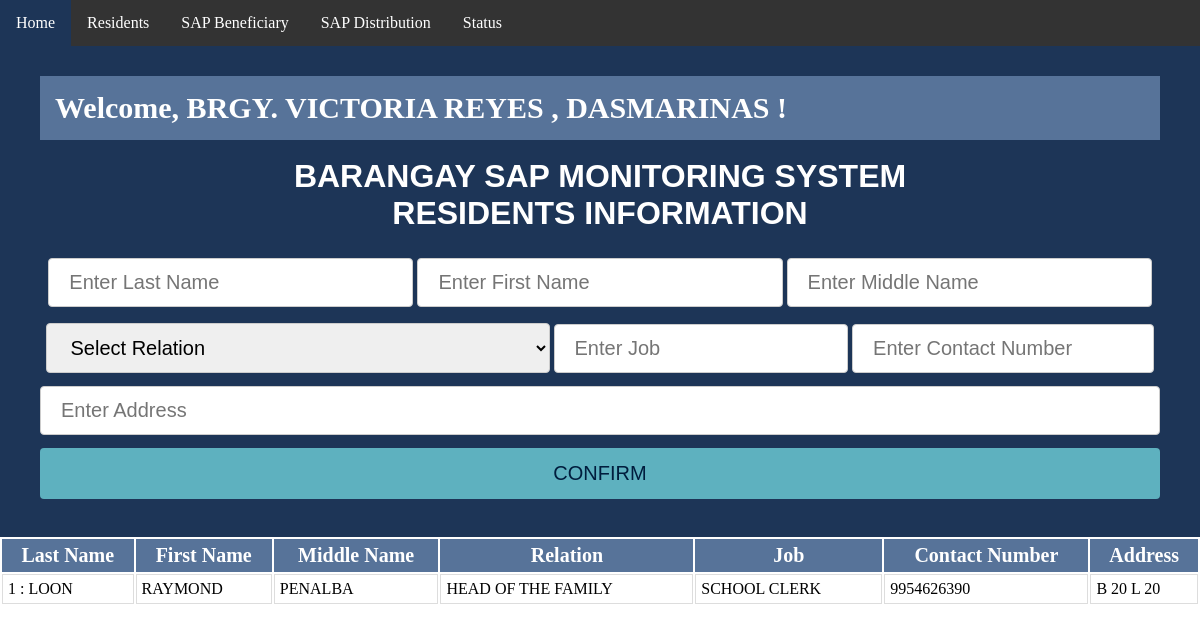
The page /MNList/1/ on the database its author committed.
### MNList/models.py (models this page shows)
class IBrgy(models.Model):
      mncplty = models.TextField(default='')
      bname = models.TextField(default='')
      bID = models.CharField(default='', max_length=6)
      class meta:
          db = "brgy"

class BResidents(models.Model):
      rlname = models.TextField(default='')
      rfname = models.TextField(default='')
      rmname = models.TextField(default='')
      rrelation = models.TextField(default='')
      rjob = models.TextField(default='')
      rnumber = models.IntegerField(default='')
      radd = models.TextField(default='')
      ibrgy = models.ForeignKey(IBrgy, default=None, on_delete=models.CASCADE)
      class meta:
          db = "residents"

### MNList/views.py (the view)
# urls.py: url(r'^MNList/(\d+)/$', views.view_ibrgy, name='view_ibrgy'),
def view_ibrgy(request, ibrgy_id):
   ibrgy_ = IBrgy.objects.get(id=ibrgy_id)
   return render(request, 'SInfo.html', {'ibrgy': ibrgy_})

### MNList/templates/SInfo.html (shortened to what this page needs)
<html>
<head>
</head>
<body>
{% extends 'base.html' %}
{% block content %}
	<div id="myDIV" class="header">
	<h3>
		 Welcome, BRGY. {{ibrgy.bname.upper}} , {{ibrgy.mncplty.upper}} !
		</h3>
		<br>
			<h1>BARANGAY SAP MONITORING SYSTEM</h1>
		<h1>RESIDENTS INFORMATION</h1>
		<br>
				<form method="POST" action="/MNList/{{ ibrgy.id }}/add_info">
			<input type="text1" id="addLN" name="addLN" placeholder="Enter Last Name" required>
			<input type="text1" id="addFN" name="addFN" placeholder="Enter First Name" required>
			<input type="text1" id="addMN" name="addMN" placeholder="Enter Middle Name" required>
			<select id="addRelation" name="addRelation">
		        <option value="0">Select Relation</option>
  			</select>
			<input type="text2" id="addJob" name="addJob" placeholder="Enter Job" required>
  <input type="tel" id="cnumber" name="cnumber" placeholder="Enter Contact Number" required>
			<input type="txt" id="addadd" name="addadd" placeholder="Enter Address" required>
			<input type="submit" id="bAdd" name="bAdd" value="CONFIRM" class=button> {% csrf_token %} </form>
	</div>
	<table id="id_table" name='tr'>
		<tr>
			<th>Last Name</th>
			<th>First Name</th>
			<th>Middle Name</th>
			<th>Relation</th>
			<th>Job</th>
			<th>Contact Number</th>
			<th>Address</th>
		</tr>
		{% for bresidents in ibrgy.bresidents_set.all %}
		<tr>
			<td>{{ forloop.counter }} : {{bresidents.rlname.upper }}</td>
			<td>{{ bresidents.rfname.upper }}</td>
			<td>{{ bresidents.rmname.upper }}</td>
			<td>{{ bresidents.rrelation.upper }}</td>
			<td>{{ bresidents.rjob.upper }}</td>
			<td>{{ bresidents.rnumber }}</td>
			<td>{{ bresidents.radd.upper }}</td>
		</tr> {% endfor %} </table>
</body>
{% endblock %}

### MNList/templates/base.html (style rules this page uses)
.header { background-color: 1d3557; padding: 30px 40px; color: white; text-align: center; }
.header:after { content: ""; display: table; clear: both; }
h1 { font-family: Verdana, sans-serif; }
h3 { background-color: 577399; color: #ffffff; padding: 15px; text-align: left; font-size: 30px; }
#id_table { font-style: Verdana border-collapse: collapse; width: 100%; }
#id_table td, #customers th { border: 1px solid #ddd; padding: 5px; }
#id_table th { padding-top: 5px; padding-bottom: 5px; text-align: center; background-color: 577399; color: white; font-size: 20px; }
input[type=txt], select { width:100%; padding: 12px 20px; margin: 5px 0; display: inline-block; border: 1px solid #ccc; border-radius: 4px; box-sizing: border-box; font-size: 20px; }
input[type=job], select { width:28%; padding: 12px 20px; margin: 5px 0; display: inline-block; border: 1px solid #ccc; border-radius: 4px; box-sizing: border-box; font-size: 20px; }
input[type=address], select { width:70%; padding: 12px 20px; margin: 5px 0; display: inline-block; border: 1px solid #ccc; border-radius: 4px; box-sizing: border-box; font-size: 20px; }
input[type=text], select { width: 50%; padding: 12px 20px; margin: 5px 0; display: inline-block; border: 1px solid #ccc; border-radius: 4px; box-sizing: border-box; font-size: 20px; }
input[type=text1], select { width: 32.6%; padding: 12px 20px; margin: 8px 0; display: inline-block; border: 1px solid #ccc; border-radius: 4px; box-sizing: border-box; font-size: 20px; }
input[type=text2], select { width: 26.3%; padding: 12px 20px; margin: 8px 0; display: inline-block; border: 1px solid #ccc; border-radius: 4px; box-sizing: border-box; font-size: 20px; }
input[type=text3], select { width: 45%; padding: 12px 20px; margin: 8px 0; display: inline-block; border: 1px solid #ccc; border-radius: 4px; box-sizing: border-box; font-size: 20px; }
input[type=text4], select { width: 54%; padding: 12px 20px; margin: 8px 0; display: inline-block; border: 1px solid #ccc; border-radius: 4px; box-sizing: border-box; font-size: 20px; }
input[type=tel], select { width: 27%; padding: 12px 20px; margin: 8px 0; display: inline-block; border: 1px solid #ccc; border-radius: 4px; box-sizing: border-box; font-size: 20px; }
input[type=date], select { width: 54.5%; padding: 12px 20px; margin: 8px 0; display: inline-block; border: 1px solid #ccc; border-radius: 4px; box-sizing: border-box; font-size: 20px; }
input[type=amount], select { width: 45%; padding: 12px 20px; margin: 8px 0; display: inline-block; border: 1px solid #ccc; border-radius: 4px; box-sizing: border-box; font-size: 20px; }
input[type=submit] { width: 100%; background-color: 5eb1bf; color: 001d3d; font-size: 20px; padding: 14px 20px; margin: 8px 0; border: none; border-radius: 4px; cursor: pointer; }
* { margin: 0; padding: 0; box-sizing: border-box; }

### rows shown on the page
IBrgy: bname "VICTORIA REYES", mncplty "DASMARINAS"
BResidents: rlname "LOON", rfname "RAYMOND", rmname "PENALBA", rrelation "HEAD OF THE FAMILY", rjob "SCHOOL CLERK", rnumber "9954626390", radd "B 20 L 20"
